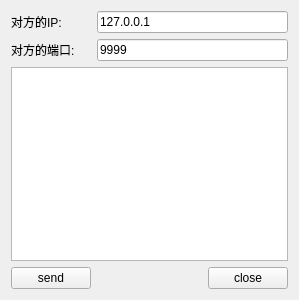
<?xml version="1.0" encoding="UTF-8"?>
<ui version="4.0">
 <class>Widget</class>
 <widget class="QWidget" name="Widget">
  <property name="geometry">
   <rect>
    <x>0</x>
    <y>0</y>
    <width>299</width>
    <height>300</height>
   </rect>
  </property>
  <property name="windowTitle">
   <string>Widget</string>
  </property>
  <layout class="QGridLayout" name="gridLayout">
   <item row="0" column="0">
    <widget class="QLabel" name="label">
     <property name="text">
      <string>对方的IP:</string>
     </property>
    </widget>
   </item>
   <item row="0" column="1" colspan="2">
    <widget class="QLineEdit" name="ip_lineEdit">
     <property name="text">
      <string>127.0.0.1</string>
     </property>
    </widget>
   </item>
   <item row="1" column="0">
    <widget class="QLabel" name="label_2">
     <property name="text">
      <string>对方的端口:</string>
     </property>
    </widget>
   </item>
   <item row="1" column="1" colspan="2">
    <widget class="QLineEdit" name="port_lineEdit_2">
     <property name="text">
      <string>9999</string>
     </property>
    </widget>
   </item>
   <item row="2" column="0" colspan="3">
    <widget class="QTextEdit" name="textEdit"/>
   </item>
   <item row="3" column="0">
    <widget class="QPushButton" name="send_pushButton">
     <property name="text">
      <string>send</string>
     </property>
    </widget>
   </item>
   <item row="3" column="1">
    <spacer name="horizontalSpacer">
     <property name="orientation">
      <enum>Qt::Horizontal</enum>
     </property>
     <property name="sizeHint" stdset="0">
      <size>
       <width>116</width>
       <height>20</height>
      </size>
     </property>
    </spacer>
   </item>
   <item row="3" column="2">
    <widget class="QPushButton" name="close_pushButton_2">
     <property name="text">
      <string>close</string>
     </property>
    </widget>
   </item>
  </layout>
 </widget>
 <layoutdefault spacing="6" margin="11"/>
 <resources/>
 <connections/>
</ui>
